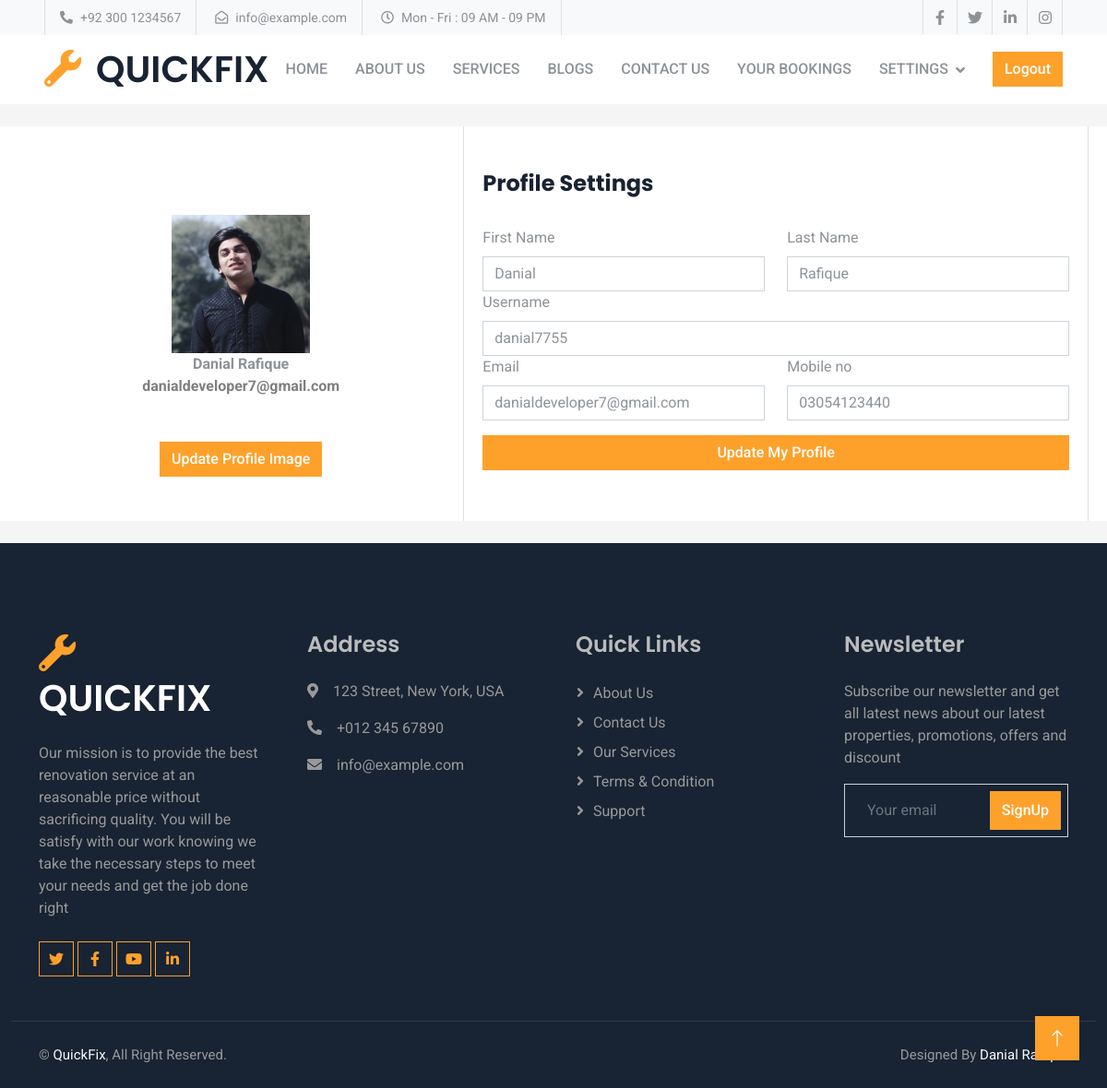
The app's page /profile/ (signed in) with its own data.
### customer/models.py (models this page shows, shortened)
class User_Profile(models.Model):
    user = models.OneToOneField(User, on_delete=models.CASCADE , blank=True, null=True)
    first_name = models.CharField(max_length = 30)
    last_name = models.CharField(max_length = 30)
    username = models.CharField(max_length = 30)
    email = models.EmailField(null=True , unique=True)
    mobile_no = models.CharField(max_length=11, null=True, blank=True)
    user_image = models.ImageField(upload_to='profile_pics/' , null=True , blank=True)

### customer/views.py (the view)
# urls.py: path("profile/", user_profile_detail_view, name="user_profile_detail_view"),
@login_required
def user_profile_detail_view(request):
    user_profile = User_Profile.objects.get(user=request.user)
    return render(request, 'customer/profile.html', {'user_profile': user_profile})

### customer/templates/customer/profile.html (shortened to what this page needs)
{% extends "base.html" %}
{% load static %}
{% block css %}
<link rel="stylesheet" href="{% static 'customer/css/profile.css'%}">{% endblock css %}
{% block content %}
{% if user_profile %}
<form action="{% url 'customer:user_profile_edit_view' %}" method="post" enctype="multipart/form-data">
    <div class="container-fluid">
        <div class="row">
            <div class="col-12">
                <div class="row">
                    <div class="col-12 bg-body rounded mt-4 mb-4">
                        <div class="row g-2 ms-2 me-2">
                            <div class="col-md-5 border-end">
                                <div class="d-flex flex-column align-items-center text-center p-3 py-5">
                                    {% if user_profile.user_image %}
                                    <img src="{{user_profile.user_image.url}}" class="rounded mt-5"
                                        style="width: 150px;">
                                    {% else %}
                                    <img src="{% static 'customer/images/avatar1.png' %}" class="rounded mt-5"
                                        style="width: 150px;">
                                    {% endif %}
                                    <span class="fw-bold">{{user_profile.first_name}} {{user_profile.last_name}}</span>
                                    <span class="fw-bold text-black-50">{{user_profile.email}}</span>
                                    <label for="user_image" class="btn btn-primary mt-5">Update Profile Image</label>
                                </div>
                            </div>
                            <div class="col-md-7 border-end">
                                <div class="p-3 py-5">
                                    <div class="d-flex justify-content-between align-items-center mb-3">
                                        <h4 class="fw-bold">Profile Settings</h4>
                                    </div>
                                    <div class="row mt-4">
                                        <div class="col-6">
                                            <label class="form-label">First Name</label>
                                            <input type="text" id="first_name" name="first_name" class="form-control" value="{{user_profile.first_name}}">
                                        </div>
                                        <div class="col-6">
                                            <label class="form-label">Last Name</label>
                                            <input type="text" id="last_name" name="last_name" class="form-control" value="{{user_profile.last_name}}">
                                        </div>
                                        <div class="col-12">
                                            <label class="form-label">Username</label>
                                            <input type="text" id="username" name="username" class="form-control" value="{{user_profile.username}}">
                                        </div>
                                        <div class="col-6">
                                            <label class="form-label">Email</label>
                                            <input type="email" id="email" name="email" class="form-control" value="{{user_profile.email}}">
                                        </div>
                                        <div class="col-6">
                                            <label class="form-label">Mobile no</label>
                                            <input type="text" id="email" name="mobile_no" class="form-control" value="{{user_profile.mobile_no}}">
                                        </div>
                                        <div class="col-12 d-grid mt-3">
                                            <button class="btn btn-primary" type="submit">Update My Profile</button>
                                        </div>
                                    </div>
                                </div>
                            </div>
                        </div>
                    </div>
                </div>
            </div>
        </div>
    </div>
</form>
{% else %}
<p>No profile found</p>
{% endif %}
{% endblock content %}

### customer/static/customer/css/style.css (style rules this page uses)
:root { --primary: #FDA12B; --secondary: #8D9297; --light: #F8F9FA; --dark: #182333; }
.btn { font-weight: 500; transition: .5s; }
.btn.btn-primary, .btn.btn-outline-primary:hover { color: #FFFFFF; }

### customer/static/customer/css/profile.css (style rules this page uses)
body { background: #f5f5f5; margin-top: 0px; }
label.btn { margin-bottom: 0; }
.btn { cursor: pointer; }

### templates/base.html (style rules this page uses)
* { margin: 0; padding: 0; box-sizing: border-box; }

### records on screen
User_Profile: user_image (picture), first_name "Danial", last_name "Rafique", email "danialdeveloper7@gmail.com", username "danial7755", mobile_no "03054123440"
